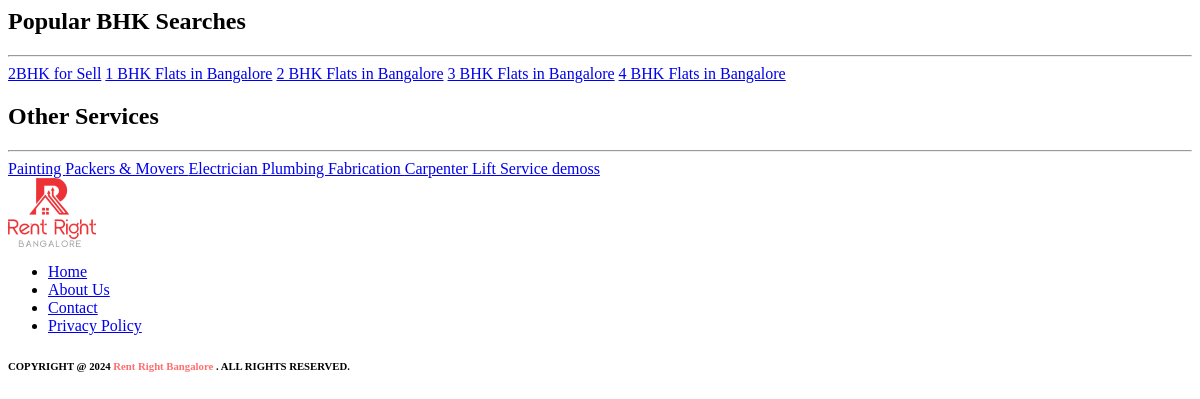
The page /footer1.php on the database its author committed.
### tables this page shows
CREATE TABLE `bhk_searches` (
  `id` int(11) NOT NULL,
  `name` varchar(255) NOT NULL
);

CREATE TABLE `services` (
  `id` int(11) NOT NULL,
  `service_img` varchar(255) NOT NULL,
  `service_name` varchar(255) NOT NULL,
  `service_description` varchar(255) NOT NULL
);

### footer1.php (the view, shortened to what this page needs)
<section class="footer" id="footer">
    <div class="container-fluid mt-3">
        <div class="row d-flex justify-content-center pt-4">
            <?php
                        $query_bhk = "SELECT * FROM bhk_searches";
            $res_bhk = mysqli_query($conn, $query_bhk);
            if (mysqli_num_rows($res_bhk) > 0) {
            ?>
            <div class="col-md-5 mx-1 footer_section">
                <h1><b>Popular BHK Searches</b></h1>
                <hr class="footer_link" />
                <div class="buy-footer">
                    <?php while ($row_bhk = mysqli_fetch_assoc($res_bhk)) { ?>
                    <a href="users/property.php"
                        class="footer-service"><?php echo htmlspecialchars($row_bhk['name']); ?></a>
                    <?php } ?>
                </div>
            </div>
            <?php
            } else {
                echo '<div class="col-md-5 mx-1 footer_section"><h1><b>Popular BHK Searches</b></h1><hr class="footer_link" /><p>No BHK searches available.</p></div>';
            }
            $query_services = "SELECT * FROM services";
            $res_services = mysqli_query($conn, $query_services);
            if (mysqli_num_rows($res_services) > 0) {
            ?>
            <div class="col-md-6 footer_section">
                <h1><b>Other Services</b></h1>
                <hr class="footer_link" />
                <div class="buy-footer">
                    <?php while ($row_service = mysqli_fetch_assoc($res_services)) { ?>
                    <a href="services2.php?service=<?php echo urlencode($row_service['service_name']); ?>"
                        class="footer-service">
                        <?php echo htmlspecialchars($row_service['service_name']); ?>
                    </a>
                    <?php } ?>
                </div>
            </div>
            <?php
            } else {
                echo '<div class="col-md-6 footer_section"><h1><b>Other Services</b></h1><hr class="footer_link" /><p>No services available.</p></div>';
            }
            ?>
        </div>
    </div>
</section>
<?php include('copyright.php'); ?>

### rows shown on the page
bhk_searches: name "2BHK for Sell"
bhk_searches: name "1 BHK Flats in Bangalore"
bhk_searches: name "2 BHK Flats in Bangalore"
bhk_searches: name "3 BHK Flats in Bangalore"
bhk_searches: name "4 BHK Flats in Bangalore"
services: service_name "Painting"
services: service_name "Packers & Movers"
services: service_name "Electrician"
services: service_name "Plumbing"
services: service_name "Fabrication"
services: service_name "Carpenter"
services: service_name "Lift Service"
services: service_name "demoss"
